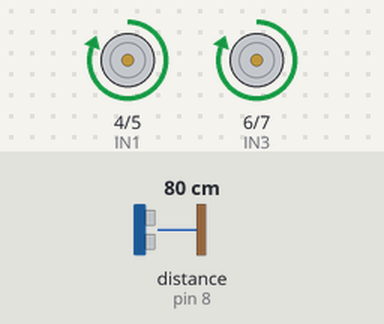
This sketch was run on a simulated Arduino Uno, built with avr-gcc and run on an emulated ATmega328P. Shown: motor-driver pin pairs drawn as motors (green arrow = first pin HIGH = forward, orange = second pin HIGH = backward, longer = more drive). Wiring (inferred from the names in the program): ultrasonic range finder: trigger pin 9; echo pin 8. The test bench sets the inputs (shaded band); at power-on: distance to the obstacle (sensor on pin 8) 80 cm. The echo pulse lasts 58.3 µs per cm; random numbers use the default seed unless the sketch sets one.

Above: at 2.2 s.
2.3 s: distance to the obstacle (sensor on pin 8) set to 21 cm
3.8 s: distance to the obstacle (sensor on pin 8) set to 17 cm
At 4.17 s:
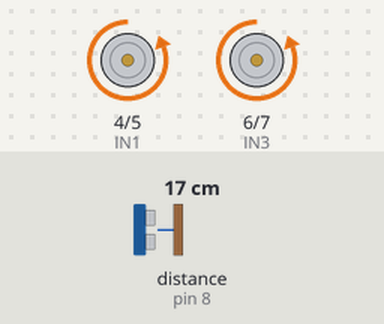
At 4.55 s:
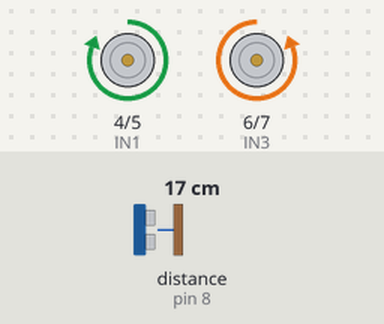
9.8 s: distance to the obstacle (sensor on pin 8) set to 35 cm
11.9 s: distance to the obstacle (sensor on pin 8) set to 2 cm
At 12.63 s:
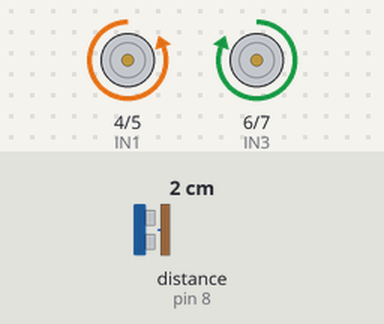
Timing chart, 0 to 15.9 s (numbered marks = the images above; inputs shaded):
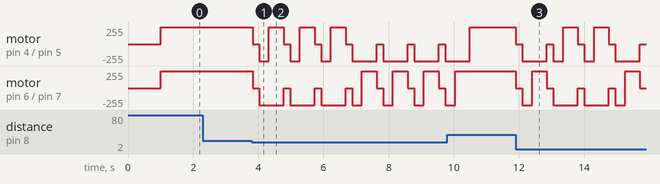

Measured:
- the behaviour switches between 20 and 19 cm on distance to the obstacle (sensor on pin 8) (found by bisection; images 0 and 1)
- after the input at 2.3 s, every drawn part: stays the same

The sketch:

CodigoRobot.ino
```cpp
// -------------------------------------------------------------
// Robot Evasor de Obstáculos
// Componentes: Arduino UNO, HC-SR04, L298N (con jumpers ENA/ENB)
// Autor: AJTecnology
// -------------------------------------------------------------

// Pines L298N
const int IN1 = 4;
const int IN2 = 5;
const int IN3 = 6;
const int IN4 = 7;

// Pines Ultrasonido
const int TRIG = 9;
const int ECHO = 8;

// Variables
int distancia;
int umbral = 18;   // cm - distancia mínima para girar

// -------------------------------------------------------------
void setup() {
  pinMode(IN1, OUTPUT);
  pinMode(IN2, OUTPUT);
  pinMode(IN3, OUTPUT);
  pinMode(IN4, OUTPUT);

  pinMode(TRIG, OUTPUT);
  pinMode(ECHO, INPUT);

  detener(); // inicia detenido
  delay(1000);
}

// -------------------------------------------------------------
// Medir distancia con el sensor HC-SR04
int medirDistancia() {
  digitalWrite(TRIG, LOW);
  delayMicroseconds(2);
  digitalWrite(TRIG, HIGH);
  delayMicroseconds(10);
  digitalWrite(TRIG, LOW);

  long duracion = pulseIn(ECHO, HIGH, 25000); // máx 25 ms (~4 m)
  int cm = duracion * 0.034 / 2;              // convierte a cm
  return cm;
}

// -------------------------------------------------------------
// Control de motores (sin PWM)
void adelante() {
  digitalWrite(IN1, HIGH);
  digitalWrite(IN2, LOW);
  digitalWrite(IN3, HIGH);
  digitalWrite(IN4, LOW);
}

void atras() {
  digitalWrite(IN1, LOW);
  digitalWrite(IN2, HIGH);
  digitalWrite(IN3, LOW);
  digitalWrite(IN4, HIGH);
}

void izquierda() {
  digitalWrite(IN1, LOW);
  digitalWrite(IN2, HIGH);
  digitalWrite(IN3, HIGH);
  digitalWrite(IN4, LOW);
}

void derecha() {
  digitalWrite(IN1, HIGH);
  digitalWrite(IN2, LOW);
  digitalWrite(IN3, LOW);
  digitalWrite(IN4, HIGH);
}

void detener() {
  digitalWrite(IN1, LOW);
  digitalWrite(IN2, LOW);
  digitalWrite(IN3, LOW);
  digitalWrite(IN4, LOW);
}

// -------------------------------------------------------------
void loop() {
  distancia = medirDistancia();

  if (distancia > umbral) {
    adelante();
  } else {
    detener();
    delay(200);
    atras();
    delay(300);

    if (random(0, 2) == 0) {
      izquierda();
    } else {
      derecha();
    }
    delay(400);
  }

  delay(50);
}
```
